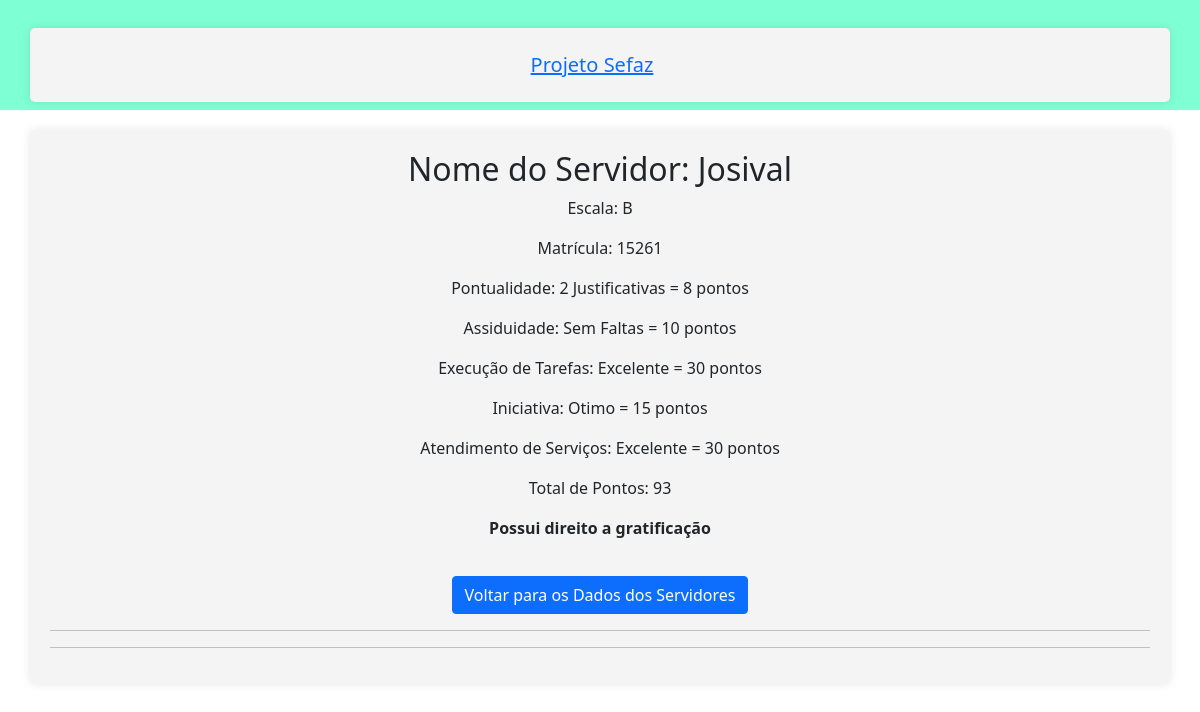
Page /relatorio_servidor/2/ (signed in) on the committed database.
### app_cad_serv/models.py (models this page shows, shortened)
class Servidor(models.Model):
    def validar_nome(value):
        if any(char.isdigit() for char in value):
            raise ValidationError('O nome não pode conter números.')
    def validar_matricula(value):
        if not value.isdigit():
            raise ValidationError('A matrícula deve conter apenas números.')
    ESCALA_CHOICES = [
        ('A', 'A'),
        ('B', 'B'),
        ('C', 'C'),
        ('D', 'D'),
    ]
    PONTUALIDADE_CHOICES = [
        ('Sem Justificativa', 'Sem Justificativa'),
        ('2 Justificativas', '2 Justificativas'),
        ('3 Justificativas', '3 Justificativas'),
        ('5 Justificativas', '5 Justificativas'),
    ]
    ASSIDUIDADE_CHOICES = [
        ('Sem Faltas', 'Sem Faltas'),
        ('1 Falta', '1 Falta'),
        ('2 Faltas', '2 Faltas'),
        ('3 Faltas', '3 Faltas'),
    ]
    EXECUCAO_TAREFAS_CHOICES = [
        ('Excelente', 'Excelente'),
        ('Otimo', 'Ótimo'),
        ('Bom', 'Bom'),
        ('Regular', 'Regular'),
    ]
    INICIATIVA_CHOICES = [
        ('Excelente', 'Excelente'),
        ('Otimo', 'Ótimo'),
        ('Bom', 'Bom'),
        ('Regular', 'Regular'),
    ]
    ATENDIMENTO_SERVICOS_CHOICES = [
        ('Excelente', 'Excelente'),
        ('Otimo', 'Ótimo'),
        ('Bom', 'Bom'),
        ('Regular', 'Regular'),
    ]
    TIPO_ESCALA_CHOICES = [
        ('DIRETA', 'Direta'),
        ('INDIRETA', 'Indireta'),
    ]
    TIPO_MODALIDADE_CHOICES = [
        ('PRESENCIAL', 'Presencial'),
        ('REMOTO', 'Remoto'),
    ]
    nome = models.CharField(max_length=100, null=False, default='', validators=[validar_nome])
    escala = models.CharField(max_length=10, choices=ESCALA_CHOICES)
    tipo_escala = models.CharField(max_length=10, choices=TIPO_ESCALA_CHOICES, default='')
    matricula = models.CharField(max_length=10, null=False, default='', unique=True, validators=[validar_matricula])
    pontualidade = models.CharField(max_length=50, choices=PONTUALIDADE_CHOICES)
    assiduidade = models.CharField(max_length=10, choices=ASSIDUIDADE_CHOICES)
    execucao_tarefas = models.CharField(max_length=10, choices=EXECUCAO_TAREFAS_CHOICES)
    iniciativa = models.CharField(max_length=10, choices=INICIATIVA_CHOICES)
    atendimento_servicos = models.CharField(max_length=10, choices=ATENDIMENTO_SERVICOS_CHOICES)
    total_pontos = models.IntegerField(default=0)
    gratificacao_pontos = models.IntegerField(default=0)
    tipo_modalidade = models.CharField(max_length=10,choices=TIPO_MODALIDADE_CHOICES, default='')
    mes_referencia = models.CharField(max_length=20, default='')

### app_cad_serv/views.py (the view)
# urls.py: path('relatorio_servidor/<int:servidor_id>/', views.relatorio_servidor, name='relatorio_servidor'),
@login_required
def relatorio_servidor(request, servidor_id):
    servidor = Servidor.objects.get(pk=servidor_id)
    pontos_pontualidade = calcular_pontos_pontualidade(servidor.pontualidade)
    pontos_assiduidade = calcular_pontos_assiduidade(servidor.assiduidade)
    pontos_exec_tarefas = calcular_pontos_exec_tarefas(servidor.execucao_tarefas)
    pontos_iniciativa = calcular_pontos_iniciativa(servidor.iniciativa)
    pontos_atendimento_servicos = calcular_pontos_atendimento_servicos(servidor.atendimento_servicos)
    return render(request, 'servidores/relatorio_servidor.html', {
        'servidor': servidor,
        'pontos_pontualidade': pontos_pontualidade,
        'pontos_assiduidade': pontos_assiduidade,
        'pontos_exec_tarefas': pontos_exec_tarefas,
        'pontos_iniciativa': pontos_iniciativa,
        'pontos_atendimento_servicos': pontos_atendimento_servicos,
    })

### app_cad_serv/views.py (called while the page is built)
def calcular_pontos_pontualidade(pontualidade):
    pontualidade = pontualidade.lower()
    if pontualidade == "sem justificativa":
        return 10
    elif pontualidade == "2 justificativas":
        return 8
    elif pontualidade == "3 justificativas":
        return 4
    elif pontualidade == "5 justificativas":
        return 2
    else:
        return 0

def calcular_pontos_assiduidade(assiduidade):
    assiduidade = assiduidade.lower()
    if assiduidade == "sem faltas":
        return 10
    elif assiduidade == "1 falta":
        return 8
    elif assiduidade == "2 faltas":
        return 4
    elif assiduidade == "3 faltas":
        return 2
    else:
        return 0

def calcular_pontos_exec_tarefas(execucao_tarefas):
    execucao_tarefas = execucao_tarefas.lower()
    if execucao_tarefas == "excelente":
        return 30
    elif execucao_tarefas == "otimo":
        return 20
    elif execucao_tarefas == "bom":
        return 15
    elif execucao_tarefas == "regular":
        return 10
    else:
        return 0

def calcular_pontos_iniciativa(iniciativa):
    iniciativa = iniciativa.lower()
    if iniciativa == "excelente":
        return 20
    elif iniciativa == "otimo":
        return 15
    elif iniciativa == "bom":
        return 10
    elif iniciativa == "regular":
        return 5
    else:
        return 0

def calcular_pontos_atendimento_servicos(atendimento_servicos):
    atendimento_servicos = atendimento_servicos.lower()
    if atendimento_servicos == "excelente":
        return 30
    elif atendimento_servicos == "otimo":
        return 20
    elif atendimento_servicos == "bom":
        return 15
    elif atendimento_servicos == "regular":
        return 10
    else:
        return 0

### app_cad_serv/templates/servidores/relatorio_servidor.html (shortened to what this page needs)
<!doctype html>
<html lang="en">
<head>
    <link href="https://cdn.jsdelivr.net/npm/bootstrap@5.0.2/dist/css/bootstrap.min.css" rel="stylesheet">
</head>
<body>
<nav style="background-color: aquamarine !important;" class="navbar navbar-light bg-light">
    <div class="container text-center">
        <span class="navbar-brand mb-0 h1"><a href="{% url 'home' %}"> Projeto Sefaz </a></span>
    </div>
</nav>
<div class="container text-center">
    <h2>Nome do Servidor: {{ servidor.nome }}</h2>
    <p>Escala: {{ servidor.escala }}</p>
    <p>Matrícula: {{ servidor.matricula }}</p>
    <p>Pontualidade: {{ servidor.pontualidade }} = {{ pontos_pontualidade }} pontos</p>
    <p>Assiduidade: {{ servidor.assiduidade }} = {{ pontos_assiduidade }} pontos</p>
    <p>Execução de Tarefas: {{ servidor.execucao_tarefas }} = {{ pontos_exec_tarefas }} pontos</p>
    <p>Iniciativa: {{ servidor.iniciativa }} = {{ pontos_iniciativa }} pontos</p>
    <p>Atendimento de Serviços: {{ servidor.atendimento_servicos }} = {{ pontos_atendimento_servicos }} pontos</p>
    <p>Total de Pontos: {{ servidor.total_pontos }}</p>
    {% if servidor.total_pontos > 15 %}
        <p><strong>Possui direito a gratificação</strong></p>
    {% else %}
        <p><strong>Não possui direito a gratificação</strong></p>
    {% endif %}
    <a href="{% url 'dados_servidor' %}" class="btn btn-primary btn-back">Voltar para os Dados dos Servidores</a>
    <hr>
    <hr>
</div>
</body>
</body>
</html>

### app_cad_serv/templates/servidores/relatorio_servidor.html (style rules this page uses)
.navbar-brand { text-align: center; width: 100%; }
.container { background-color: #f4f4f4; padding: 20px; border-radius: 5px; box-shadow: 0 0 10px rgba(0, 0, 0, 0.1); margin-top: 20px; }
.btn-back { margin-top: 20px; }

### rows in the picture
Servidor: nome "Josival", escala "B", matricula "15261", pontualidade "2 Justificativas", assiduidade "Sem Faltas", execucao_tarefas "Excelente", iniciativa "Otimo", atendimento_servicos "Excelente", total_pontos "93"

### other values in the picture
{{ pontos_pontualidade }} "8"
{{ pontos_assiduidade }} "10"
{{ pontos_exec_tarefas }} "30"
{{ pontos_iniciativa }} "15"
{{ pontos_atendimento_servicos }} "30"
